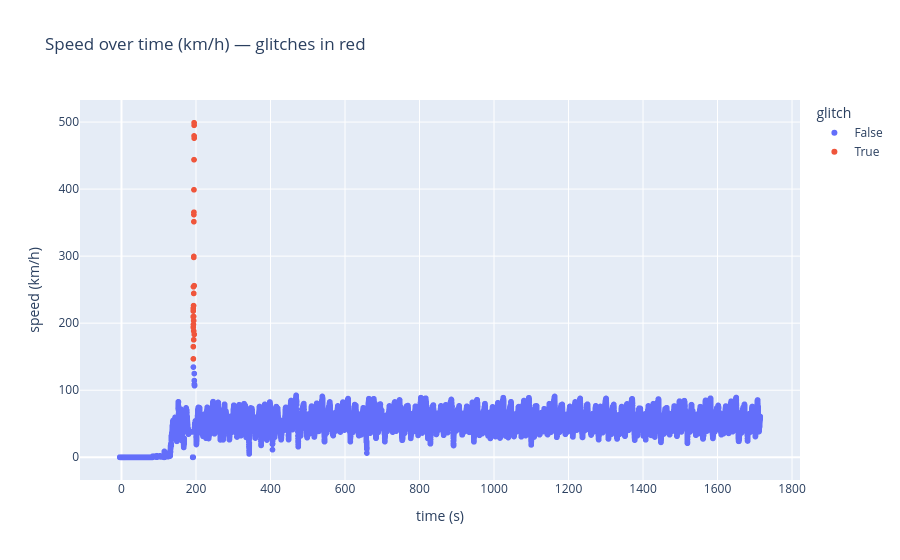

Notebook source saved alongside this figure:
### Markdown cell above
## 3. Speed glitches (physically impossible values)

A handful of samples report karting speeds of 100+ m/s (360+ km/h). These corrupt any speed-derived
quantity and make the speed traces jagged.

### Code cell
acc = np.abs(np.diff(spd)) / 0.1
print(f"speed>40 m/s: {(spd>40).sum()}   |accel|>30 m/s^2: {(acc>30).sum()}   max={spd.max():.1f} m/s")
df_spd = pd.DataFrame({"t": ms - ms[0], "speed_kmh": spd * 3.6, "glitch": spd > 40})
px.scatter(df_spd, x="t", y="speed_kmh", color="glitch",
           title="Speed over time (km/h) — glitches in red",
           labels={"t": "time (s)", "speed_kmh": "speed (km/h)"})

### Figure 1 — Plotly figure (JSON) as saved in the notebook; plotly's stock layout.template omitted (floating-point values rounded to 4 significant figures; data arrays with more than 128 entries replaced by an {"elided": "..."} marker saying what was removed)
{"data": [{"hovertemplate": "glitch=False<br>time (s)=%{x}<br>speed (km/h)=%{y}<extra></extra>", "legendgroup": "False", "marker": {"color": "#636efa", "symbol": "circle"}, "mode": "markers", "name": "False", "showlegend": true, "type": "scattergl", "x": {"elided": "17269 float values"}, "xaxis": "x", "y": {"elided": "17269 float values"}, "yaxis": "y"}, {"hovertemplate": "glitch=True<br>time (s)=%{x}<br>speed (km/h)=%{y}<extra></extra>", "legendgroup": "True", "marker": {"color": "#EF553B", "symbol": "circle"}, "mode": "markers", "name": "True", "showlegend": true, "type": "scattergl", "x": [192.5, 192.6, 192.7, 192.8, 192.9, 193.0, 193.2, 193.3, 193.4, 193.5, 193.6, 193.7, 193.8, 193.9, 194.0, 194.1, 194.2, 194.3, 194.4, 194.5, 194.6, 194.7, 194.8, 194.9, 195.0, 195.1, 195.2, 195.3], "xaxis": "x", "y": [209.6, 218.1, 222.0, 193.8, 165.0, 146.7, 198.0, 254.4, 254.5, 226.2, 210.1, 203.8, 188.3, 175.2, 244.4, 298.1, 299.5, 351.4, 361.9, 365.4, 399.0, 443.8, 479.3, 499.0, 495.2, 476.0, 255.9, 183.2], "yaxis": "y"}], "layout": {"legend": {"title": {"text": "glitch"}, "tracegroupgap": 0}, "title": {"text": "Speed over time (km/h) — glitches in red"}, "xaxis": {"anchor": "y", "domain": [0.0, 1.0], "title": {"text": "time (s)"}}, "yaxis": {"anchor": "x", "domain": [0.0, 1.0], "title": {"text": "speed (km/h)"}}}}
